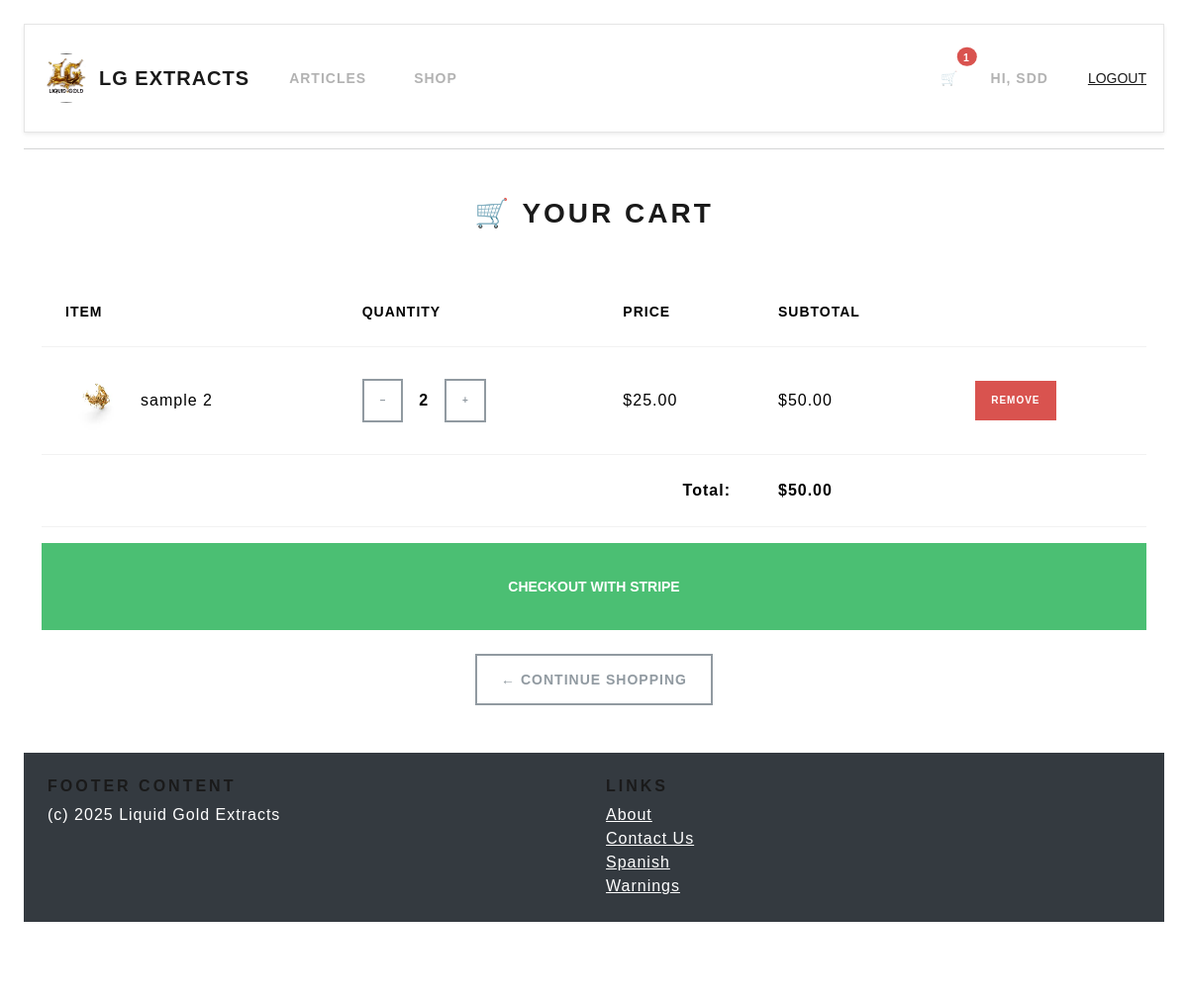
Before: /store/order/ (signed in) with the older database file.
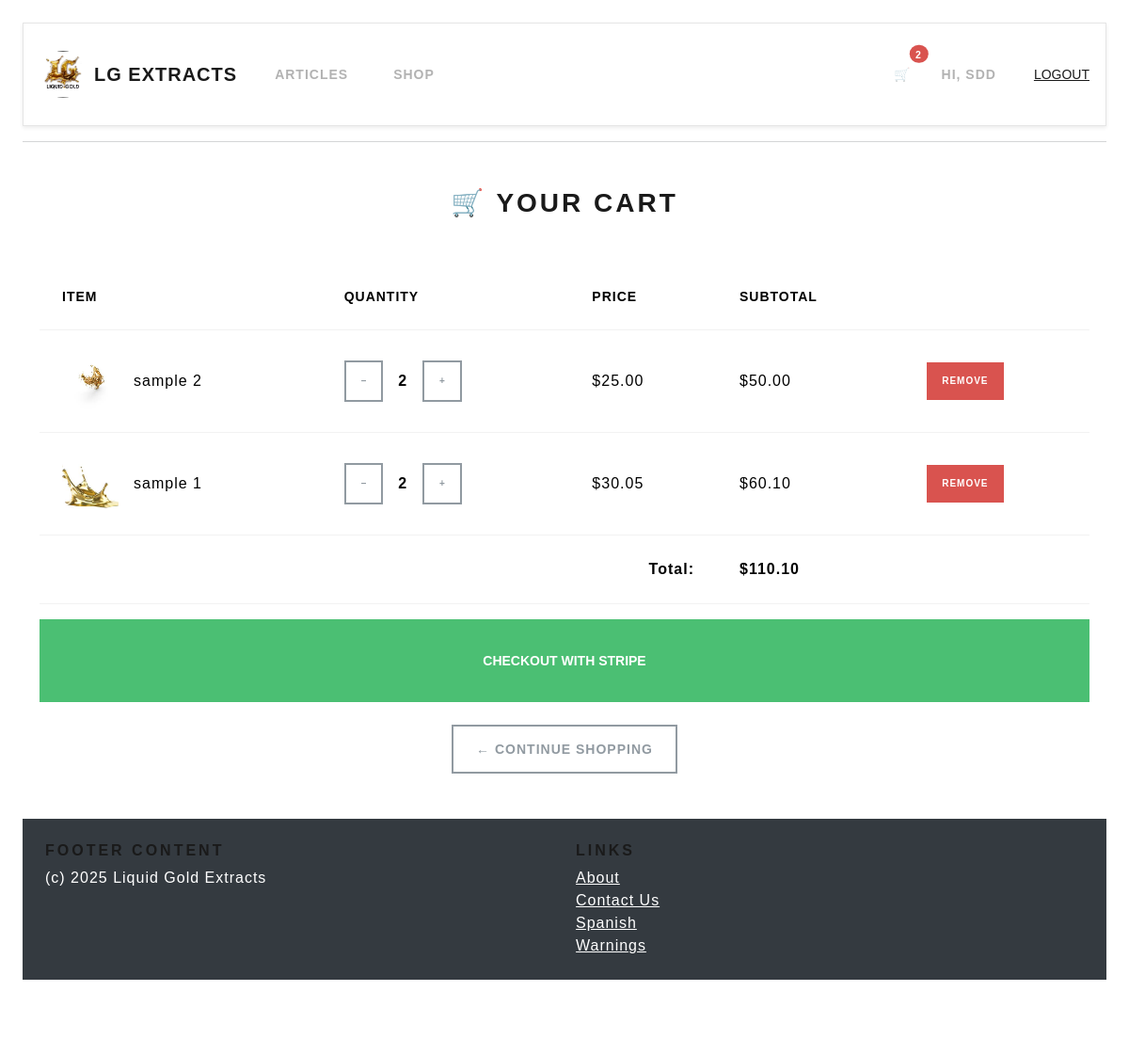
After: the same page with the newer database file.
### store/models.py (models this page shows, shortened)
class Order(models.Model):
    user = models.ForeignKey(User, on_delete=models.CASCADE, null=True, blank=True)
    session_key = models.CharField(max_length=40, null=True, blank=True)
    created = models.DateTimeField(auto_now_add=True)
    paid = models.BooleanField(default=False)

class OrderItem(models.Model):
    order = models.ForeignKey(Order, on_delete=models.CASCADE)
    product = models.ForeignKey(Product, on_delete=models.CASCADE)
    quantity = models.PositiveIntegerField(default=1)

class Product(models.Model):
    category = models.ForeignKey(Category, on_delete=models.CASCADE)
    name = models.CharField(max_length=200)
    slug = models.SlugField(unique=True)
    description = models.TextField()
    price = models.DecimalField(max_digits=8, decimal_places=2)
    image = models.ImageField(upload_to='products/')
    in_stock = models.BooleanField(default=True)
    on_sale = models.BooleanField(default=False)

### store/views.py (the view)
# urls.py: path('order/', views.view_order, name='view_order'),
def view_order(request):
    if request.user.is_authenticated:
        order = Order.objects.filter(user=request.user, paid=False).first()
    else:
        session_key = request.session.session_key
        if not session_key:
            request.session.create()
            session_key = request.session.session_key
        order = Order.objects.filter(session_key=session_key, user=None, paid=False).first()
    total = 0
    if order:
        total = sum(item.quantity * item.product.price for item in order.orderitem_set.all())
    return render(request, 'store/order.html', {'order': order, 'total': total})

### store/templatetags/custom_filters.py (called while the page is built)
@register.filter
def multiply(value, arg):
    return value * arg

### store/templates/store/order.html (shortened to what this page needs)
{% extends 'base.html' %}
{% load custom_filters %}
{% block page_title %}
  <h2 class="text-center mt-5">🛒 Your Cart</h2>
{% endblock %}
{% block page_content %}
<div class="container my-5">
  {% if order %}
    <div class="table-responsive">
      <table class="table align-middle">
        <thead>
          <tr>
            <th>Item</th>
            <th>Quantity</th>
            <th>Price</th>
            <th>Subtotal</th>
            <th></th>
          </tr>
        </thead>
        <tbody>
          {% for item in order.orderitem_set.all %}
          <tr>
            <td class="d-flex align-items-center gap-3">
              {% if item.product.image %}
                <img src="{{ item.product.image.url }}" alt="{{ item.product.name }}"
                     style="width: 60px; height: 60px; object-fit: cover; border-radius: 8px;">
              {% endif %}
              {{ item.product.name }}
            </td>
            <td>
                <div class="d-flex align-items-center gap-2">
                  <form action="{% url 'update_quantity' item.id %}" method="POST" style="margin:0;">
                    <button type="submit" class="btn btn-sm btn-outline-secondary">–</button>
                  </form>
                  <span class="mx-2 fw-bold">{{ item.quantity }}</span>
                  <form action="{% url 'update_quantity' item.id %}" method="POST" style="margin:0;">
                    <button type="submit" class="btn btn-sm btn-outline-secondary">+</button>
                  </form>
                </div>
              </td>
            <td>${{ item.product.price }}</td>
            <td>${{ item.quantity|multiply:item.product.price|floatformat:2 }}</td>
            <td>
            <a href="{% url 'remove_from_order' item.id %}" class="btn btn-sm btn-danger">Remove</a>
            </td>
          </tr>
          {% endfor %}
        </tbody>
        <tfoot>
            <tr>
              <td colspan="3" class="text-end fw-bold">Total:</td>
              <td class="fw-bold">${{ total|floatformat:2 }}</td>
              <td></td>
            </tr>
          </tfoot>
      </table>
    </div>
    <form action="{% url 'create_checkout_session' %}" method="POST">
      <button type="submit" class="btn btn-success w-100 btn-lg">Checkout with Stripe</button>
    </form>
    <div class="text-center mt-4">
      <a href="{% url 'product_menu' %}" class="btn btn-outline-secondary">← Continue Shopping</a>
    </div>
  {% else %}
    <div class="alert alert-info text-center">
      Your cart is empty. <a href="{% url 'product_menu' %}">Start shopping</a> 🛍️
    </div>
  {% endif %}
</div>
{% endblock %}

### blog/templates/base.html (shortened to what this page needs)
{% load static %}
<!DOCTYPE html>
<html lang="en">
<head>
    <link rel="stylesheet" href="https://cdn.jsdelivr.net/npm/bootswatch@5.3.6/dist/lux/bootstrap.min.css">
    <link rel="stylesheet" href="{% static 'css/styles.css' %}">
</head>
<body>
  <nav class="navbar navbar-expand-lg navbar-light bg-light shadow-sm">
    <div class="container">
      <a class="navbar-brand d-flex align-items-center gap-2" href="{% url 'blog_index' %}">
        <img src="{% static 'images/image0.avif' %}" alt="Logo"
             class="rounded-circle img-fluid" style="width: 50px; height: 50px; object-fit: cover;">
        LG Extracts
      </a>
      <div class="collapse navbar-collapse justify-content-between" id="navbarNav">
        <ul class="navbar-nav">
          <li class="nav-item">
            <a class="nav-link" href="{% url 'blog_index' %}">Articles</a>
          </li>
          <li class="nav-item">
            <a class="nav-link" href="{% url 'product_menu' %}">Shop</a>
          </li>
        </ul>
        <ul class="navbar-nav align-items-center">
          <li class="nav-item me-3">
            <a class="nav-link position-relative" href="{% url 'view_order' %}">
              🛒
              {% with order=request.user.order_set.last %}
                {% if order and not order.paid %}
                  <span class="position-absolute top-0 start-100 translate-middle badge rounded-pill bg-danger">
                    {{ order.orderitem_set.count }}
                  </span>
                {% endif %}
              {% endwith %}
            </a>
          </li>
          {% if user.is_authenticated %}
            <li class="nav-item">
              <span class="nav-link">Hi, {{ user.username }}</span>
            </li>
            <form method="post" action="{% url 'logout' %}" style="display:inline;">
              <button type="submit" class="btn btn-link p-0">Logout</button>
            </form>
          {% endif %}
        </ul>
      </div>
    </div>
  </nav>
<hr>
{% block page_title %}{% endblock page_title %}
{% block page_content %}{% endblock page_content %}
    <footer class="bg-dark text-white text-center text-lg-start mt-5 w-100">
      <div class="container-fluid p-4">
          <div class="row">
              <div class="col-lg-6 col-md-12 mb-4 mb-md-0">
                  <h5 class="text-uppercase">Footer Content</h5>
                  <p>
                      (c) 2025 Liquid Gold Extracts
                  </p>
              </div>
              <div class="col-lg-3 col-md-6 mb-4 mb-md-0">
                  <h5 class="text-uppercase">Links</h5>
                  <ul class="list-unstyled mb-0">
                      <li><a href="#!" class="text-white">About</a></li>
                      <li><a href="#!" class="text-white">Contact Us</a></li>
                      <li><a href="{% url "spanish" %}" class="text-white">Spanish</a></li>
                      <li><a href="{% url "warnings" %}" class="text-white">Warnings</a></li>
                  </ul>
              </div>
          </div>
      </div>
      <div class="text-center p-3 bg-secondary">
      </div>
  </footer>
</body>
</html>

### static/css/styles.css (style rules this page uses)
body { font-family: Arial, sans-serif; margin: 2%; padding: 0; }

Changed rows visible on the page:
computed for Order: orderitem_set.count "1" → "2"
added OrderItem: product.image (picture), product.name "sample 1", quantity "2", product.price "30.05", quantity|multiply "60.10"
Other visible differences:
{{ total|floatformat:2 }}: "50.00" → "110.10"
